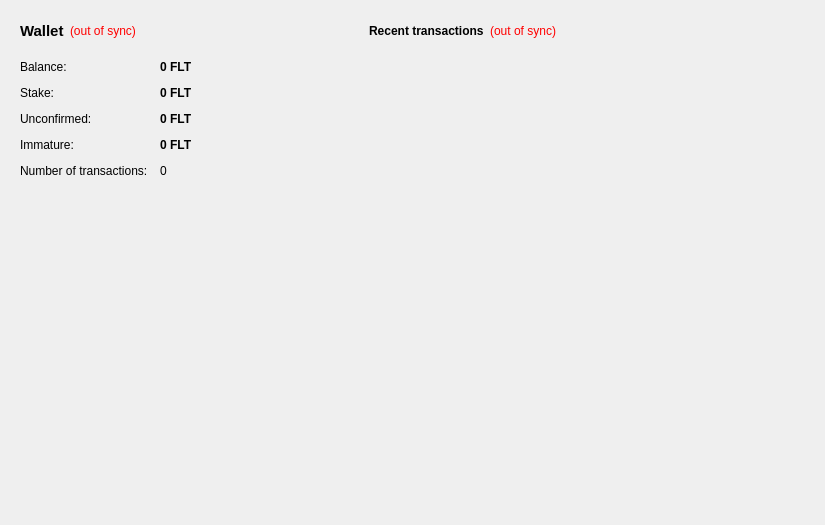
<?xml version="1.0" encoding="UTF-8"?>
<ui version="4.0">
 <class>OverviewPage</class>
 <widget class="QWidget" name="OverviewPage">
  <property name="geometry">
   <rect>
    <x>0</x>
    <y>0</y>
    <width>825</width>
    <height>525</height>
   </rect>
  </property>
  <property name="windowTitle">
   <string>Form</string>
  </property>
  <widget class="QFrame" name="frame_4">
   <property name="geometry">
    <rect>
     <x>10</x>
     <y>10</y>
     <width>341</width>
     <height>281</height>
    </rect>
   </property>
   <property name="frameShape">
    <enum>QFrame::NoFrame</enum>
   </property>
   <property name="frameShadow">
    <enum>QFrame::Raised</enum>
   </property>
   <property name="lineWidth">
    <number>1</number>
   </property>
   <widget class="QWidget" name="layoutWidget_2">
    <property name="geometry">
     <rect>
      <x>10</x>
      <y>10</y>
      <width>261</width>
      <height>22</height>
     </rect>
    </property>
    <layout class="QHBoxLayout" name="horizontalLayout_6">
     <item>
      <widget class="QLabel" name="label_8">
       <property name="font">
        <font>
         <pointsize>11</pointsize>
         <weight>75</weight>
         <bold>true</bold>
        </font>
       </property>
       <property name="text">
        <string>Wallet</string>
       </property>
      </widget>
     </item>
     <item>
      <widget class="QLabel" name="labelWalletStatus">
       <property name="toolTip">
        <string>The displayed information may be out of date. Your wallet automatically synchronizes with the FlutterCoin network after a connection is established, but this process has not completed yet.</string>
       </property>
       <property name="styleSheet">
        <string notr="true">QLabel { color: red; }</string>
       </property>
       <property name="text">
        <string notr="true">(out of sync)</string>
       </property>
       <property name="alignment">
        <set>Qt::AlignLeading|Qt::AlignLeft|Qt::AlignVCenter</set>
       </property>
      </widget>
     </item>
     <item>
      <spacer name="horizontalSpacer_6">
       <property name="orientation">
        <enum>Qt::Horizontal</enum>
       </property>
       <property name="sizeHint" stdset="0">
        <size>
         <width>40</width>
         <height>20</height>
        </size>
       </property>
      </spacer>
     </item>
    </layout>
   </widget>
   <widget class="QWidget" name="layoutWidget_3">
    <property name="geometry">
     <rect>
      <x>10</x>
      <y>50</y>
      <width>321</width>
      <height>130</height>
     </rect>
    </property>
    <layout class="QFormLayout" name="formLayout_2">
     <property name="fieldGrowthPolicy">
      <enum>QFormLayout::AllNonFixedFieldsGrow</enum>
     </property>
     <property name="horizontalSpacing">
      <number>12</number>
     </property>
     <property name="verticalSpacing">
      <number>12</number>
     </property>
     <item row="0" column="0">
      <widget class="QLabel" name="label">
       <property name="text">
        <string>Balance:</string>
       </property>
      </widget>
     </item>
     <item row="0" column="1">
      <widget class="QLabel" name="labelBalance">
       <property name="font">
        <font>
         <weight>75</weight>
         <bold>true</bold>
        </font>
       </property>
       <property name="cursor">
        <cursorShape>IBeamCursor</cursorShape>
       </property>
       <property name="toolTip">
        <string>Your current balance</string>
       </property>
       <property name="text">
        <string notr="true">0 FLT</string>
       </property>
       <property name="textInteractionFlags">
        <set>Qt::LinksAccessibleByMouse|Qt::TextSelectableByKeyboard|Qt::TextSelectableByMouse</set>
       </property>
      </widget>
     </item>
     <item row="1" column="0">
      <widget class="QLabel" name="label_6">
       <property name="text">
        <string>Stake:</string>
       </property>
      </widget>
     </item>
     <item row="1" column="1">
      <widget class="QLabel" name="labelStake">
       <property name="font">
        <font>
         <weight>75</weight>
         <bold>true</bold>
        </font>
       </property>
       <property name="cursor">
        <cursorShape>IBeamCursor</cursorShape>
       </property>
       <property name="toolTip">
        <string>Total of coins that was staked, and do not yet count toward the current balance</string>
       </property>
       <property name="text">
        <string notr="true">0 FLT</string>
       </property>
       <property name="textInteractionFlags">
        <set>Qt::LinksAccessibleByMouse|Qt::TextSelectableByKeyboard|Qt::TextSelectableByMouse</set>
       </property>
      </widget>
     </item>
     <item row="2" column="0">
      <widget class="QLabel" name="label_3">
       <property name="text">
        <string>Unconfirmed:</string>
       </property>
      </widget>
     </item>
     <item row="2" column="1">
      <widget class="QLabel" name="labelUnconfirmed">
       <property name="font">
        <font>
         <weight>75</weight>
         <bold>true</bold>
        </font>
       </property>
       <property name="cursor">
        <cursorShape>IBeamCursor</cursorShape>
       </property>
       <property name="toolTip">
        <string>Total of transactions that have yet to be confirmed, and do not yet count toward the current balance</string>
       </property>
       <property name="text">
        <string notr="true">0 FLT</string>
       </property>
       <property name="textInteractionFlags">
        <set>Qt::LinksAccessibleByMouse|Qt::TextSelectableByKeyboard|Qt::TextSelectableByMouse</set>
       </property>
      </widget>
     </item>
     <item row="3" column="0">
      <widget class="QLabel" name="labelImmatureText">
       <property name="text">
        <string>Immature:</string>
       </property>
      </widget>
     </item>
     <item row="3" column="1">
      <widget class="QLabel" name="labelImmature">
       <property name="font">
        <font>
         <weight>75</weight>
         <bold>true</bold>
        </font>
       </property>
       <property name="toolTip">
        <string>Mined balance that has not yet matured</string>
       </property>
       <property name="text">
        <string notr="true">0 FLT</string>
       </property>
       <property name="textInteractionFlags">
        <set>Qt::LinksAccessibleByMouse|Qt::TextSelectableByKeyboard|Qt::TextSelectableByMouse</set>
       </property>
      </widget>
     </item>
     <item row="4" column="0">
      <widget class="QLabel" name="label_2">
       <property name="text">
        <string>Number of transactions:</string>
       </property>
      </widget>
     </item>
     <item row="4" column="1">
      <widget class="QLabel" name="labelNumTransactions">
       <property name="toolTip">
        <string>Total number of transactions in wallet</string>
       </property>
       <property name="text">
        <string notr="true">0</string>
       </property>
      </widget>
     </item>
    </layout>
   </widget>
   <zorder>layoutWidget_3</zorder>
   <zorder>layoutWidget_2</zorder>
  </widget>
  <widget class="QFrame" name="frame">
   <property name="geometry">
    <rect>
     <x>359</x>
     <y>10</y>
     <width>461</width>
     <height>481</height>
    </rect>
   </property>
   <property name="frameShape">
    <enum>QFrame::NoFrame</enum>
   </property>
   <property name="frameShadow">
    <enum>QFrame::Raised</enum>
   </property>
   <property name="lineWidth">
    <number>1</number>
   </property>
   <widget class="QWidget" name="layoutWidget_4">
    <property name="geometry">
     <rect>
      <x>10</x>
      <y>10</y>
      <width>270</width>
      <height>22</height>
     </rect>
    </property>
    <layout class="QHBoxLayout" name="horizontalLayout_2">
     <item>
      <widget class="QLabel" name="label_4">
       <property name="text">
        <string>&lt;b&gt;Recent transactions&lt;/b&gt;</string>
       </property>
      </widget>
     </item>
     <item>
      <widget class="QLabel" name="labelTransactionsStatus">
       <property name="toolTip">
        <string>The displayed information may be out of date. Your wallet automatically synchronizes with the FlutterCoin network after a connection is established, but this process has not completed yet.</string>
       </property>
       <property name="styleSheet">
        <string notr="true">QLabel { color: red; }</string>
       </property>
       <property name="text">
        <string notr="true">(out of sync)</string>
       </property>
       <property name="alignment">
        <set>Qt::AlignRight|Qt::AlignTrailing|Qt::AlignVCenter</set>
       </property>
      </widget>
     </item>
     <item>
      <spacer name="horizontalSpacer">
       <property name="orientation">
        <enum>Qt::Horizontal</enum>
       </property>
       <property name="sizeHint" stdset="0">
        <size>
         <width>40</width>
         <height>20</height>
        </size>
       </property>
      </spacer>
     </item>
    </layout>
   </widget>
   <widget class="QListView" name="listTransactions">
    <property name="geometry">
     <rect>
      <x>10</x>
      <y>50</y>
      <width>441</width>
      <height>421</height>
     </rect>
    </property>
    <property name="styleSheet">
     <string notr="true">QListView { background: transparent; }</string>
    </property>
    <property name="frameShape">
     <enum>QFrame::NoFrame</enum>
    </property>
    <property name="verticalScrollBarPolicy">
     <enum>Qt::ScrollBarAlwaysOff</enum>
    </property>
    <property name="horizontalScrollBarPolicy">
     <enum>Qt::ScrollBarAlwaysOff</enum>
    </property>
    <property name="selectionMode">
     <enum>QAbstractItemView::NoSelection</enum>
    </property>
   </widget>
   <zorder>listTransactions</zorder>
   <zorder>layoutWidget_4</zorder>
  </widget>
 </widget>
 <resources/>
 <connections/>
</ui>
